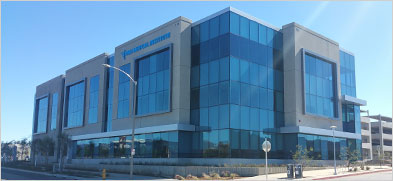
#> input picture sanmarcos.jpg, 393 x 181 px
$ python ImageCropping.py
#> lines starting #> are read from the running program, lines starting #| are printed output that depends on the picture
import cv2
import numpy as np

img =cv2.imread('sanmarcos.jpg')
#> img is the input picture: shape (181, 393, 3); mean B, G, R 173.1, 140.8, 101
height,width=img.shape[:2]
#> height = 181; width = 393

start_row,start_col=int(height*0.25),int(width*0.25)
#> start_row = 45; start_col = 98
end_row,end_col=int(height*0.75),int(width*0.75)
#> end_row = 135; end_col = 294

cropped=img[start_row:end_row,start_col:end_col]
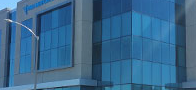
#> cropped: shape (90, 196, 3); mean B, G, R 141, 103.9, 57.4

cv2.imshow("orginal" ,img)
cv2.imshow("cropped",cropped)

cv2.waitKey(0)
cv2.destroyAllWindows()
